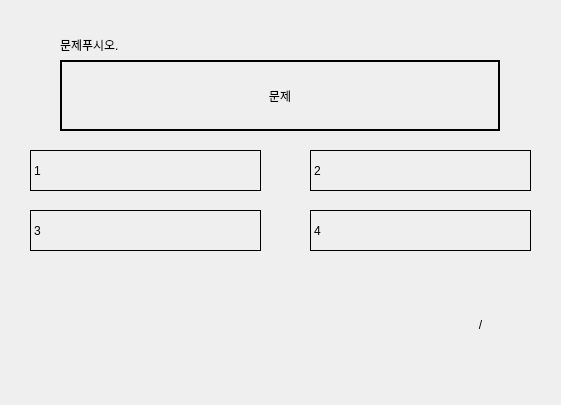
<?xml version="1.0" encoding="UTF-8"?>
<ui version="4.0">
 <class>Dialog</class>
 <widget class="QDialog" name="Dialog">
  <property name="geometry">
   <rect>
    <x>0</x>
    <y>0</y>
    <width>561</width>
    <height>405</height>
   </rect>
  </property>
  <property name="windowTitle">
   <string>Dialog</string>
  </property>
  <widget class="QLabel" name="label_descript">
   <property name="geometry">
    <rect>
     <x>60</x>
     <y>30</y>
     <width>440</width>
     <height>30</height>
    </rect>
   </property>
   <property name="text">
    <string>문제푸시오.</string>
   </property>
   <property name="alignment">
    <set>Qt::AlignLeading|Qt::AlignLeft|Qt::AlignVCenter</set>
   </property>
  </widget>
  <widget class="QLabel" name="label_question">
   <property name="geometry">
    <rect>
     <x>60</x>
     <y>60</y>
     <width>440</width>
     <height>71</height>
    </rect>
   </property>
   <property name="frameShape">
    <enum>QFrame::WinPanel</enum>
   </property>
   <property name="frameShadow">
    <enum>QFrame::Plain</enum>
   </property>
   <property name="text">
    <string>문제</string>
   </property>
   <property name="alignment">
    <set>Qt::AlignCenter</set>
   </property>
  </widget>
  <widget class="QLabel" name="label_select1">
   <property name="geometry">
    <rect>
     <x>30</x>
     <y>150</y>
     <width>231</width>
     <height>41</height>
    </rect>
   </property>
   <property name="frameShape">
    <enum>QFrame::Box</enum>
   </property>
   <property name="text">
    <string>1</string>
   </property>
  </widget>
  <widget class="QLabel" name="label_select2">
   <property name="geometry">
    <rect>
     <x>310</x>
     <y>150</y>
     <width>221</width>
     <height>41</height>
    </rect>
   </property>
   <property name="frameShape">
    <enum>QFrame::Box</enum>
   </property>
   <property name="text">
    <string>2</string>
   </property>
  </widget>
  <widget class="QLabel" name="label_select3">
   <property name="geometry">
    <rect>
     <x>30</x>
     <y>210</y>
     <width>231</width>
     <height>41</height>
    </rect>
   </property>
   <property name="frameShape">
    <enum>QFrame::Box</enum>
   </property>
   <property name="text">
    <string>3</string>
   </property>
  </widget>
  <widget class="QLabel" name="label_select4">
   <property name="geometry">
    <rect>
     <x>310</x>
     <y>210</y>
     <width>221</width>
     <height>41</height>
    </rect>
   </property>
   <property name="frameShape">
    <enum>QFrame::Box</enum>
   </property>
   <property name="text">
    <string>4</string>
   </property>
  </widget>
  <widget class="QLabel" name="label_score">
   <property name="geometry">
    <rect>
     <x>430</x>
     <y>310</y>
     <width>101</width>
     <height>30</height>
    </rect>
   </property>
   <property name="frameShape">
    <enum>QFrame::NoFrame</enum>
   </property>
   <property name="frameShadow">
    <enum>QFrame::Plain</enum>
   </property>
   <property name="lineWidth">
    <number>1</number>
   </property>
   <property name="text">
    <string>/</string>
   </property>
   <property name="alignment">
    <set>Qt::AlignCenter</set>
   </property>
  </widget>
 </widget>
 <resources/>
 <connections/>
 <slots>
  <slot>slot_label_select_clicked()</slot>
 </slots>
</ui>
